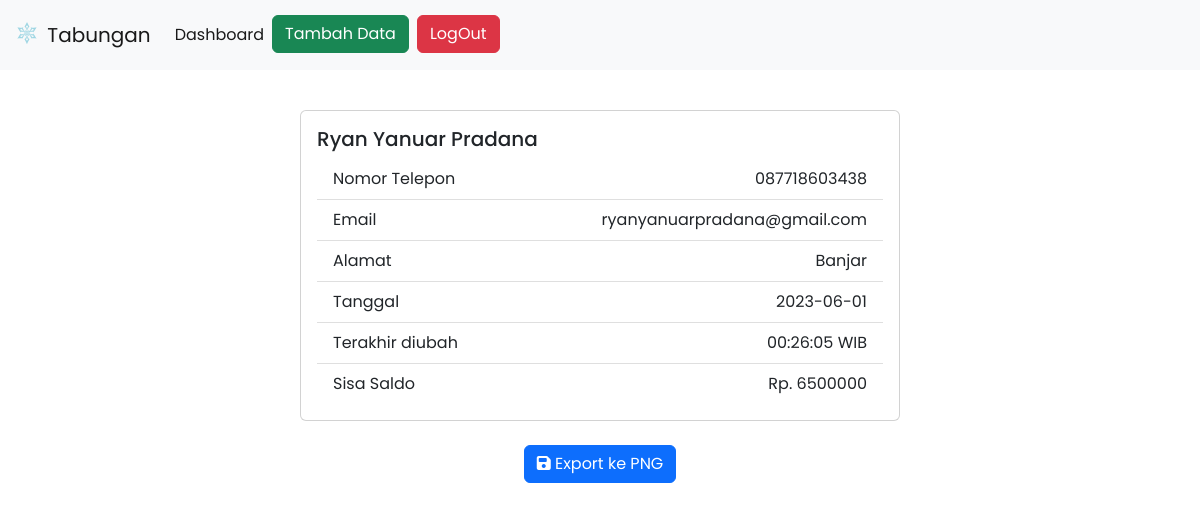
/Tabungan/riwayat.php?id=1, run on the app's committed database.
### tables this page shows
CREATE TABLE `nasabah` (
  `id` int(11) NOT NULL,
  `nomor_rekening` varchar(10) NOT NULL,
  `nama` varchar(255) NOT NULL,
  `nomor_telepon` varchar(13) NOT NULL,
  `email` varchar(255) NOT NULL,
  `alamat` varchar(255) NOT NULL,
  `tanggal` date NOT NULL,
  `waktu` time NOT NULL,
  `saldo` int(255) NOT NULL
);

### Tabungan/functions.php (called while the page is built, shortened)
<?php
$host = 'localhost';
$username = 'root';
$password = '';
$database = 'tabungan';
$conn = new mysqli($host, $username, $password, $database);
function riwayatTransaksi($id) {
    global $conn;
    $query = "SELECT * FROM nasabah  WHERE id = $id";
    $result = $conn->query($query);
    if ($result->num_rows == 1) {
        return $result->fetch_assoc();
    } else {
        return false;
    }
}
?>

### Tabungan/riwayat.php (the view, shortened to what this page needs)
<?php
require_once 'functions.php';
$id = $_GET['id'];
$data = riwayatTransaksi($id);
?>
<!DOCTYPE html>
<html lang="en">
<head>
    <link rel="stylesheet" href="https://cdn.jsdelivr.net/npm/bootstrap@5.2.3/dist/css/bootstrap.min.css">
    <link rel="stylesheet" href="https://cdnjs.cloudflare.com/ajax/libs/font-awesome/6.4.0/css/all.min.css">
    <link rel="stylesheet" href="style.css">
</head>
<body>
    <nav class="navbar navbar-expand-lg bg-light">
        <div class="container-fluid">
        <a class="navbar-brand" href="index.php">
        <img src="./img/Element_Cryo.svg" alt="Logo" width="30" height="24" class="d-inline-block align-text-top">
        Tabungan
        </a>
            <div class="collapse navbar-collapse" id="navbarSupportedContent">
                <ul class="navbar-nav me-auto mb-2 mb-lg-0">
                    <li class="nav-item">
                    <a class="nav-link active" aria-current="page" href="index.php">Dashboard</a>
                    </li>
                    <li class="nav-item">
                    <a href="tambah.php" class="me-2 btn btn-success">Tambah Data</a>
                    </li>
                    <li class="nav-item">
                    <a href="logout.php" class="me-2 btn btn-danger">LogOut</a>
                    </li>
                </ul>
            </div>
        </div>
    </nav>
    <div class="container">
        <div class="card mx-auto" style="max-width: 600px;">
            <div class="card-body">
                <h5 class="card-title"><?php echo $data['nama']; ?></h5>
                <ul class="list-group list-group-flush">
                    <li class="list-group-item">
                        <span>Nomor Telepon</span>
                        <?php echo $data['nomor_telepon']; ?>
                    </li>
                    <li class="list-group-item">
                        <span>Email</span>
                        <?php echo $data['email']; ?>
                    </li>
                    <li class="list-group-item">
                        <span>Alamat</span>
                        <?php echo $data['alamat']; ?>
                    </li>
                    <li class="list-group-item">
                        <span>Tanggal</span>
                        <?php echo $data['tanggal']; ?>
                    </li>
                    <li class="list-group-item">
                        <span>Terakhir diubah</span>
                        <?php echo $data['waktu']; ?> WIB
                    </li>
                    <li class="list-group-item">
                        <span>Sisa Saldo</span>
                        Rp. <?php echo $data['saldo']; ?>
                    </li>
                </ul>
            </div>
        </div>
        <div class="text-center mt-4">
            <button id="exportButton" class="btn btn-primary"><i class="fa-solid fa-floppy-disk"></i> Export ke PNG</button>
        </div>
    </div>
</body>
</html>

### Tabungan/style.css (style rules this page uses)
* { font-size: 1rem; font-family: Poppins, 'sans-serif'; }
.container { margin-top: 40px; }
.navbar { height: 70px; }

### Tabungan/riwayat.php (style rules this page uses)
.list-group-item { display: flex; align-items: center; justify-content: space-between; }
.list-group-item span { margin-right: 5px; }

### data on the page
nasabah: nama "Ryan Yanuar Pradana", nomor_telepon "087718603438", email "ryanyanuarpradana@gmail.com", alamat "Banjar", tanggal "2023-06-01", waktu "00:26:05", saldo "6500000"
